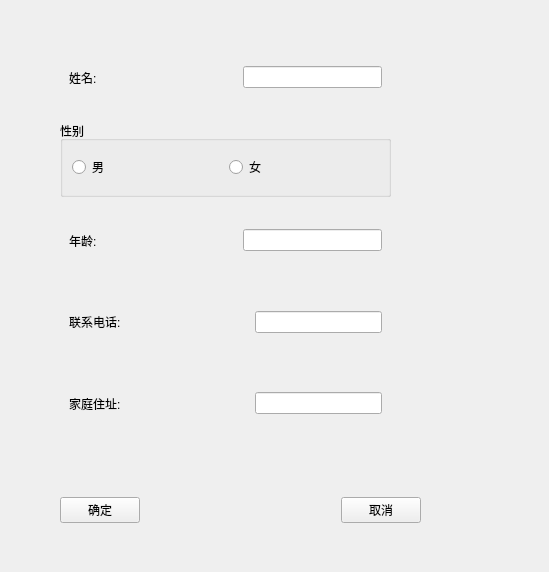
<?xml version="1.0" encoding="UTF-8"?>
<ui version="4.0">
 <class>Person</class>
 <widget class="QWidget" name="Person">
  <property name="geometry">
   <rect>
    <x>0</x>
    <y>0</y>
    <width>549</width>
    <height>572</height>
   </rect>
  </property>
  <property name="windowTitle">
   <string>Form</string>
  </property>
  <widget class="QWidget" name="widget_5" native="true">
   <property name="geometry">
    <rect>
     <x>60</x>
     <y>40</y>
     <width>331</width>
     <height>401</height>
    </rect>
   </property>
   <layout class="QVBoxLayout" name="verticalLayout">
    <item>
     <widget class="QWidget" name="widget" native="true">
      <layout class="QHBoxLayout" name="horizontalLayout_5">
       <item>
        <widget class="QLabel" name="label_name">
         <property name="text">
          <string>姓名:</string>
         </property>
        </widget>
       </item>
       <item>
        <spacer name="horizontalSpacer">
         <property name="orientation">
          <enum>Qt::Horizontal</enum>
         </property>
         <property name="sizeHint" stdset="0">
          <size>
           <width>40</width>
           <height>20</height>
          </size>
         </property>
        </spacer>
       </item>
       <item>
        <widget class="QLineEdit" name="lineEdit_name"/>
       </item>
      </layout>
     </widget>
    </item>
    <item>
     <widget class="QGroupBox" name="groupBox_sex">
      <property name="title">
       <string>性别</string>
      </property>
      <layout class="QHBoxLayout" name="horizontalLayout">
       <item>
        <widget class="QRadioButton" name="radioButton_nan">
         <property name="text">
          <string>男</string>
         </property>
        </widget>
       </item>
       <item>
        <widget class="QRadioButton" name="radioButton_nv">
         <property name="text">
          <string>女</string>
         </property>
        </widget>
       </item>
      </layout>
     </widget>
    </item>
    <item>
     <widget class="QWidget" name="widget_2" native="true">
      <layout class="QHBoxLayout" name="horizontalLayout_4">
       <item>
        <widget class="QLabel" name="label_age">
         <property name="text">
          <string>年龄:</string>
         </property>
        </widget>
       </item>
       <item>
        <spacer name="horizontalSpacer_2">
         <property name="orientation">
          <enum>Qt::Horizontal</enum>
         </property>
         <property name="sizeHint" stdset="0">
          <size>
           <width>40</width>
           <height>20</height>
          </size>
         </property>
        </spacer>
       </item>
       <item>
        <widget class="QLineEdit" name="lineEdit_age"/>
       </item>
      </layout>
     </widget>
    </item>
    <item>
     <widget class="QWidget" name="widget_3" native="true">
      <layout class="QHBoxLayout" name="horizontalLayout_3">
       <item>
        <widget class="QLabel" name="label_phone">
         <property name="text">
          <string>联系电话:</string>
         </property>
        </widget>
       </item>
       <item>
        <spacer name="horizontalSpacer_3">
         <property name="orientation">
          <enum>Qt::Horizontal</enum>
         </property>
         <property name="sizeHint" stdset="0">
          <size>
           <width>40</width>
           <height>20</height>
          </size>
         </property>
        </spacer>
       </item>
       <item>
        <widget class="QLineEdit" name="lineEdit_phone"/>
       </item>
      </layout>
     </widget>
    </item>
    <item>
     <widget class="QWidget" name="widget_4" native="true">
      <layout class="QHBoxLayout" name="horizontalLayout_2">
       <item>
        <widget class="QLabel" name="label_addr">
         <property name="text">
          <string>家庭住址:</string>
         </property>
        </widget>
       </item>
       <item>
        <spacer name="horizontalSpacer_4">
         <property name="orientation">
          <enum>Qt::Horizontal</enum>
         </property>
         <property name="sizeHint" stdset="0">
          <size>
           <width>40</width>
           <height>20</height>
          </size>
         </property>
        </spacer>
       </item>
       <item>
        <widget class="QLineEdit" name="lineEdit_addr"/>
       </item>
      </layout>
     </widget>
    </item>
   </layout>
  </widget>
  <widget class="QWidget" name="widget_6" native="true">
   <property name="geometry">
    <rect>
     <x>60</x>
     <y>480</y>
     <width>361</width>
     <height>61</height>
    </rect>
   </property>
   <layout class="QHBoxLayout" name="horizontalLayout_6">
    <item>
     <widget class="QPushButton" name="pushButton_queding">
      <property name="text">
       <string>确定</string>
      </property>
     </widget>
    </item>
    <item>
     <spacer name="horizontalSpacer_5">
      <property name="orientation">
       <enum>Qt::Horizontal</enum>
      </property>
      <property name="sizeType">
       <enum>QSizePolicy::MinimumExpanding</enum>
      </property>
      <property name="sizeHint" stdset="0">
       <size>
        <width>40</width>
        <height>20</height>
       </size>
      </property>
     </spacer>
    </item>
    <item>
     <widget class="QPushButton" name="pushButton_quxiao">
      <property name="text">
       <string>取消</string>
      </property>
     </widget>
    </item>
   </layout>
  </widget>
 </widget>
 <resources/>
 <connections/>
</ui>
